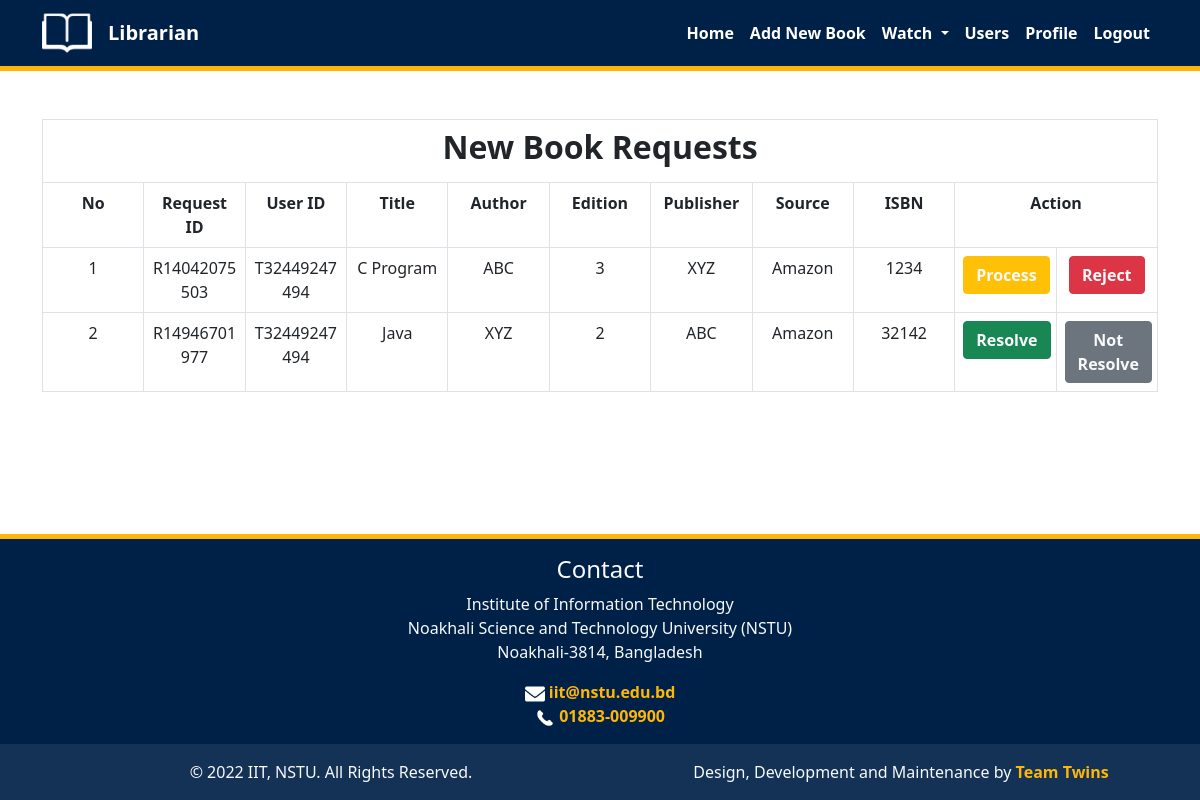
Screenshot of /librarianNewBookRequests.php (signed in) with the database file from the repository.
### tables this page shows
CREATE TABLE `requested_books` (
  `request_id` char(12) NOT NULL,
  `user_id` char(15) NOT NULL,
  `title` varchar(50) NOT NULL,
  `author` varchar(20) NOT NULL,
  `edition` int(2) NOT NULL,
  `publisher` varchar(20) NOT NULL,
  `source` varchar(50) NOT NULL,
  `isbn` char(13) NOT NULL,
  `status` char(20) NOT NULL
);

### librarianNewBookRequests.php (the view, shortened to what this page needs)
<?php
    require_once('inc/header.php');
?>
    <body>
        <?php
            require_once('inc/librarianNavbar.php');
        ?>
        <?php
            global $conn;
        ?>
            <div class="container mt-5 mb-5">
                <table class="table table-bordered table-hover text-center">
                    <tr>
                        <td colspan="11">
                            <h2 class="text-center fw-bold">New Book Requests</h2>
                        </td>
                    </tr>
                    <tr>
                        <th>No</th>
                        <th>Request ID</th>
                        <th>User ID</th>
                        <th>Title</th>
                        <th>Author</th>
                        <th>Edition</th>
                        <th>Publisher</th>
                        <th>Source</th>
                        <th>ISBN</th>
                        <th colspan="2">Action</th>
                    </tr>
                    <?php
                    $result = $conn->query("SELECT * FROM `requested_books` WHERE `requested_books`.`status` = 'new' or `requested_books`.`status` = 'processing'");
                    $count = 1;
                    while($row = $result->fetch_assoc()) {
                        ?>
                        <tbody>
                        <tr>
                            <td>
                                <?php echo $count++; ?>
                            </td>
                            <td>
                                <?php echo $row['request_id']; ?>
                            </td>
                            <td>
                                <?php echo $row['user_id']; ?>
                            </td>
                            <td>
                                <?php echo $row['title']; ?>
                            </td>
                            <td>
                                <?php echo $row['author']; ?>
                            </td>
                            <td>
                                <?php echo $row['edition']; ?>
                            </td>
                            <td>
                                <?php echo $row['publisher']; ?>
                            </td>
                            <td>
                                <?php echo $row['source']; ?>
                            </td>
                            <td>
                                <?php echo $row['isbn']; ?>
                            </td>
                            <form action="<?php echo $_SERVER['PHP_SELF'];?>" method="POST">
                                <?php
                                    if($row['status'] == 'new') {
                                        echo "<td>
                                                <button type='submit' class='btn btn-warning text-light fw-bold' name='process' value='{$row['request_id']}'>Process</button>
                                              </td>
                                              <td>
                                                <button type='submit' class='btn btn-danger text-light fw-bold' name='reject' value='{$row['request_id']}'>Reject</button>
                                              </td>";
                                    } else if ($row['status'] == 'processing') {
                                        echo "<td>
                                                <button type='submit' class='btn btn-success text-light fw-bold' name='resolve' value='{$row['request_id']}'>Resolve</button>
                                              </td>
                                              <td>
                                                <button type='submit' class='btn btn-secondary text-light fw-bold' name='notResolve' value='{$row['request_id']}'>Not Resolve</button>
                                              </td>";
                                    }
                                ?>
                            </form>
                        </tr>
                        </tbody>
                        <?php
                    }
                    ?>
                </table>
            </div>
    </body>
<?php
    require_once('inc/footer.php');
?>

### css/style.css (style rules this page uses)
.text-light { color: #ffffff; }
body { display: flex; flex-direction: column; height: 100vh; }
table { table-layout: fixed; width: 100%; }
td { word-wrap: break-word; }

### rows the page displays
requested_books: request_id "R14042075503", user "T32449247494", title "C Program", author "ABC", edition "3", publisher "XYZ", source "Amazon", isbn "1234"
requested_books: request_id "R14946701977", user "T32449247494", title "Java", author "XYZ", edition "2", publisher "ABC", source "Amazon", isbn "32142"
